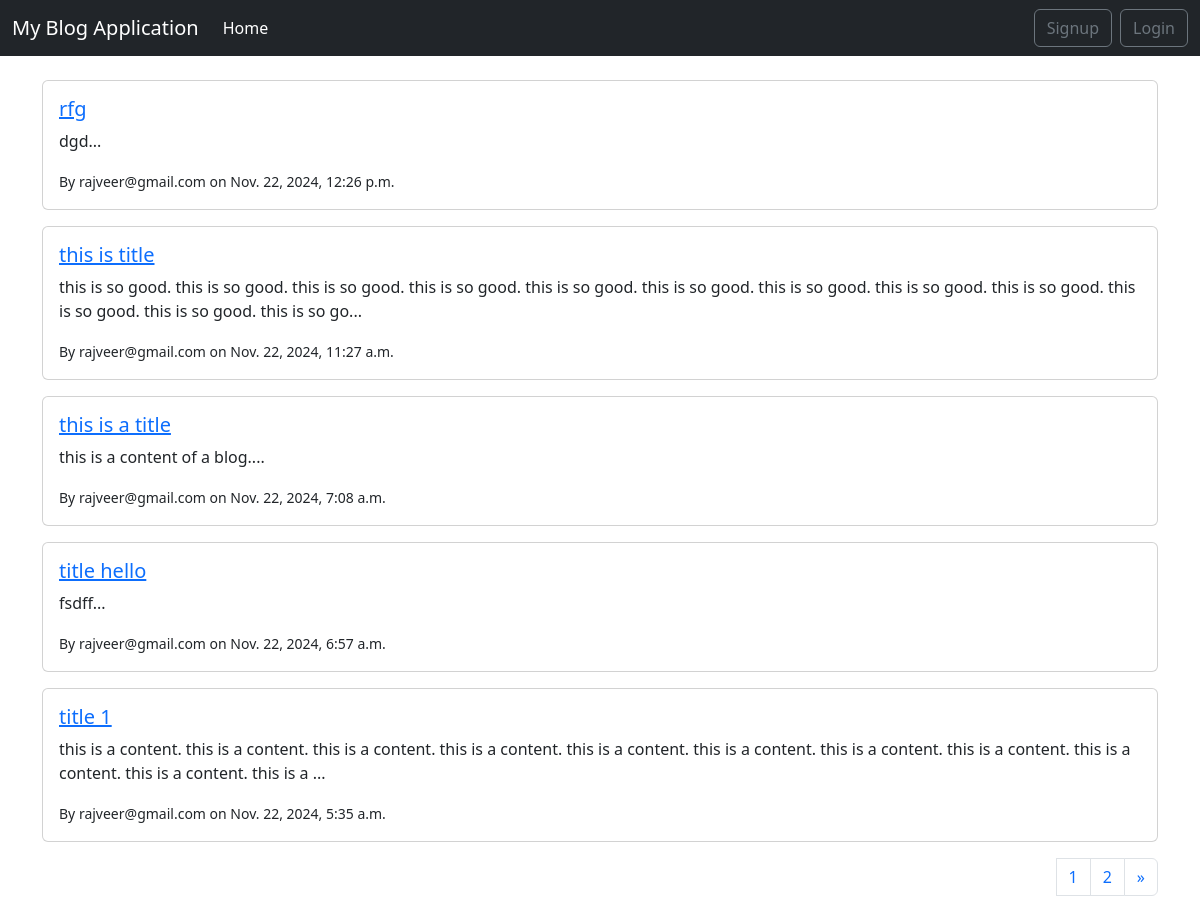
Before: / with the older database file.
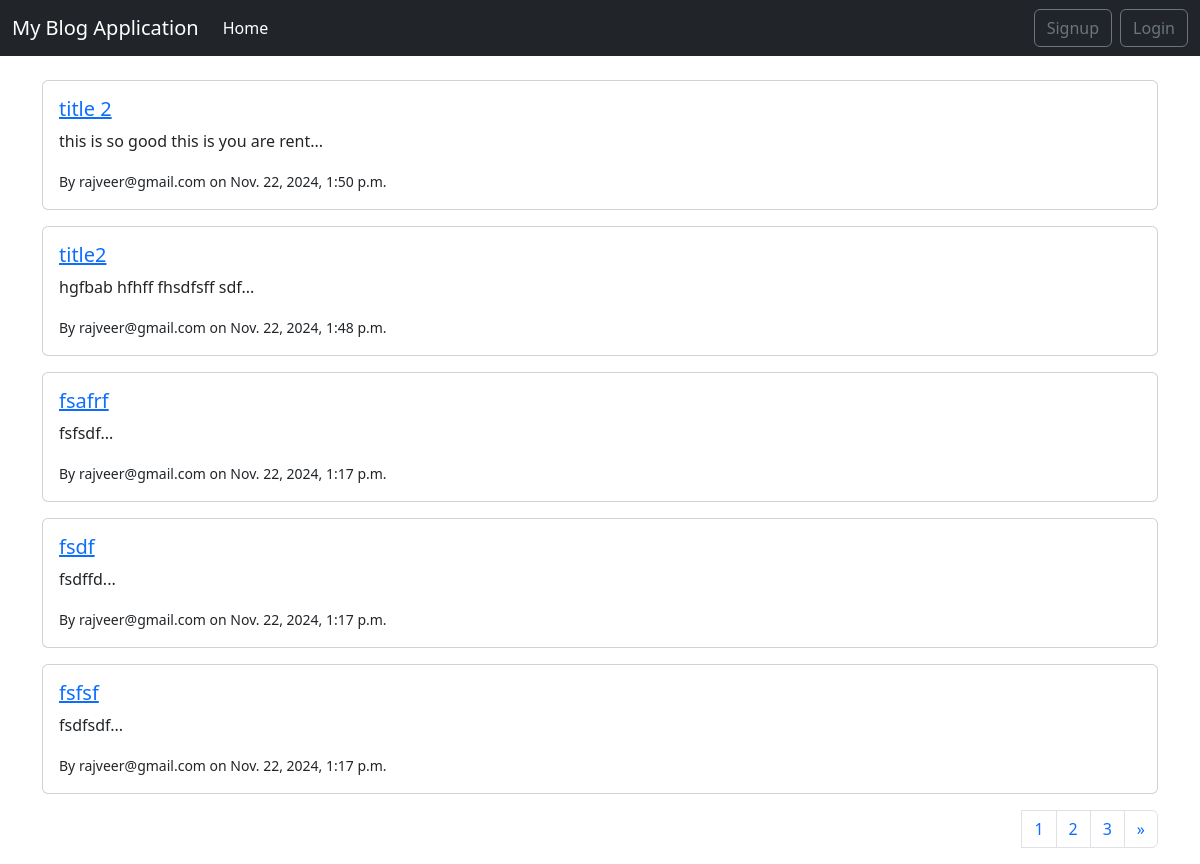
After: the same page with the newer database file.
### blog/models.py (models this page shows, shortened)
class Blog(models.Model):
    title = models.CharField(max_length=255)
    tags = models.ManyToManyField(Tag, related_name='blogs')
    content = models.TextField()
    author = models.ForeignKey(settings.AUTH_USER_MODEL, on_delete=models.CASCADE)
    created_at = models.DateTimeField(auto_now_add=True)

class CustomUser(AbstractBaseUser, PermissionsMixin):
    email = models.EmailField(unique=True, primary_key=True)
    name = models.CharField(max_length=255)
    is_active = models.BooleanField(default=False)  # User is not active until email is verified
    is_staff = models.BooleanField(default=False)
    email_verified = models.BooleanField(default=False)
    verification_token = models.UUIDField(default=uuid.uuid4, editable=False)
    objects = CustomUserManager()
    USERNAME_FIELD = 'email'
    REQUIRED_FIELDS = ['name']
    def __str__(self):
        return self.email

### blog/views.py (the view)
# urls.py: path('', views.home, name='home'),
def home(request):
    blogs = Blog.objects.all().order_by('-created_at')
    paginator = Paginator(blogs, 5)
    page_number = request.GET.get('page')
    page_obj = paginator.get_page(page_number)
    return render(request, 'blog/home.html', {'page_obj': page_obj})

### blog/templates/blog/home.html (shortened to what this page needs)
{% extends 'base.html' %}
{% block content %}
<div>
    {% for blog in page_obj %}
        <div class="card mb-3">
            <div class="card-body">
                <h5 class="card-title">
                    <a href="{% url 'blog_details' blog.id %}">  {{ blog.title }} </a>
                    </h5>
                <p class="card-text">{{ blog.content|slice:":200" }}...</p>
                <small>By {{ blog.author }} on {{ blog.created_at }}</small>
            </div>
        </div>
    {% endfor %}
</div>
<nav aria-label="Page navigation example">
    <ul class="pagination justify-content-end">
      {% for i in page_obj.paginator.page_range %}
        <li class="page-item"><a class="page-link" href="?page={{ i }}">{{ i }}</a></li>
        {% endfor %}
      <li class="page-item">
        {% if page_obj.has_next %}
        <a class="page-link" href="?page={{ page_obj.next_page_number }}" aria-label="Next">
          <span aria-hidden="true">&raquo;</span>
        </a>
        {% endif %}
      </li>
    </ul>
  </nav>
{% endblock %}

Changed rows visible on the page:
no longer on this page (row unchanged): Blog: title "rfg", content "dgd", author "rajveer@gmail.com", created_at "Nov. 22, 2024, 12:26 p.m."
no longer on this page (row unchanged): Blog: title "this is title", content "this is so good. this is so good. this is so good. this is so good. this is so good. this is so good. this is so good. this is so good. this is so good. this is so good. this is so good. this is so go", author "rajveer@gmail.com", created_at "Nov. 22, 2024, 11:27 a.m."
no longer on this page (row unchanged): Blog: title "this is a title", content "this is a content of a blog.", author "rajveer@gmail.com", created_at "Nov. 22, 2024, 7:08 a.m."
no longer on this page (row unchanged): Blog: title "title hello", content "fsdff", author "rajveer@gmail.com", created_at "Nov. 22, 2024, 6:57 a.m."
no longer on this page (row unchanged): Blog: title "title 1", content "this is a content. this is a content. this is a content. this is a content. this is a content. this is a content. this is a content. this is a content. this is a content. this is a content. this is a", author "rajveer@gmail.com", created_at "Nov. 22, 2024, 5:35 a.m."
added Blog: title "title 2", content "this is so good this is you are rent", author "rajveer@gmail.com", created_at "Nov. 22, 2024, 1:50 p.m."
added Blog: title "title2", content "hgfbab hfhff fhsdfsff sdf", author "rajveer@gmail.com", created_at "Nov. 22, 2024, 1:48 p.m."
added Blog: title "fsafrf", content "fsfsdf", author "rajveer@gmail.com", created_at "Nov. 22, 2024, 1:17 p.m."
added Blog: title "fsdf", content "fsdffd", author "rajveer@gmail.com", created_at "Nov. 22, 2024, 1:17 p.m."
added Blog: title "fsfsf", content "fsdfsdf", author "rajveer@gmail.com", created_at "Nov. 22, 2024, 1:17 p.m."
Other visible differences:
new list line: "3"
